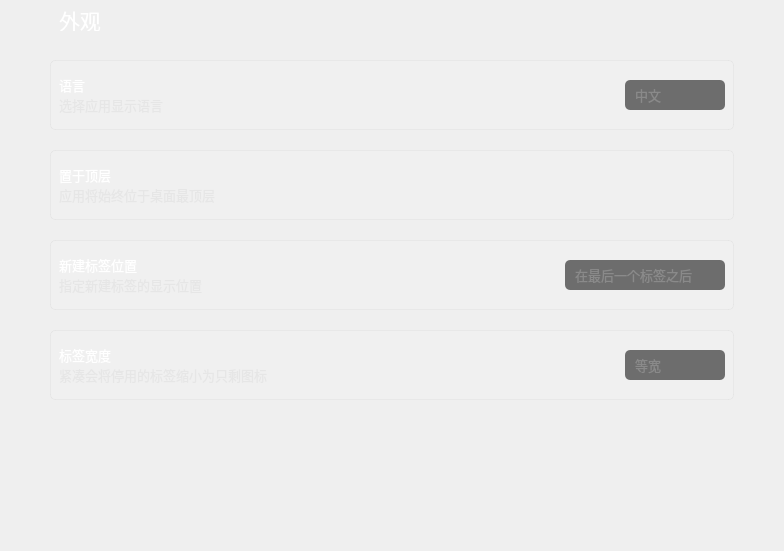
           <widget class="QWidget" name="page_appearance">
            <property name="styleSheet">
             <string notr="true">
QComboBox{
	color:#ffffff;
	border:0px solid #8a8a8a;
	color: rgb(138, 138, 138);
	border-radius:5px;
	background-color: rgb(25, 25, 25, 155);
	padding-left:10px;
	
	font: 10pt &quot;OPPOSans B&quot;;
}


QComboBox:disabled{
	border:0px solid gray;
	color:gray;
}

QComboBox::drop-down{
	background:transparent;
}
QComboBox::down-arrow{
	image: url(:/lib/tree_open.png);
    width:20px;
	height:20px;
	margin-right: 10px;
}


QComboBox::down-arrow:enabled{
	color:#52DCFE;
}


QComboBox QAbstractItemView{
	font: 10pt &quot;OPPOSans B&quot;;
	outline: 0px solid gray;   /* 选定项的虚框 */
	border:1px solid #1e2d36;
	color:#ffffff;
	background-color:#1e2d36;
	selection-background-color:rgb(37, 84, 138);
	border-radius:0px;
	padding-bottom:2px;
	padding-top:2px;
}

QComboBox QAbstractItemView::item
{
	height:30px;
	font: 10pt &quot;OPPOSans B&quot;;
	border-radius:5px;
}

QComboBox QAbstractItemView::item:hover {
    color:rgb(255,255,255);
	background-color: rgb(37, 84, 138);
}
 
/* 下拉后，整个下拉窗体被选择的每项的样式 */
QComboBox QAbstractItemView::item:selected {
    color:rgb(255,255,255);
	background-color: rgb(37, 84, 138);
}
</string>
            </property>
            <layout class="QVBoxLayout" name="verticalLayout_17">
             <property name="spacing">
              <number>20</number>
             </property>
             <property name="leftMargin">
              <number>50</number>
             </property>
             <property name="topMargin">
              <number>0</number>
             </property>
             <property name="rightMargin">
              <number>50</number>
             </property>
             <property name="bottomMargin">
              <number>10</number>
             </property>
             <item>
              <widget class="QWidget" name="horizontalWidget_6" native="true">
               <property name="minimumSize">
                <size>
                 <width>0</width>
                 <height>40</height>
                </size>
               </property>
               <property name="maximumSize">
                <size>
                 <width>16777215</width>
                 <height>40</height>
                </size>
               </property>
               <layout class="QHBoxLayout" name="horizontalLayout_7">
                <property name="leftMargin">
                 <number>9</number>
                </property>
                <property name="topMargin">
                 <number>9</number>
                </property>
                <property name="bottomMargin">
                 <number>9</number>
                </property>
                <item>
                 <widget class="QLabel" name="label_appearance">
                  <property name="font">
                   <font>
                    <family>OPPOSans B</family>
                    <pointsize>16</pointsize>
                    <stylestrategy>PreferAntialias</stylestrategy>
                   </font>
                  </property>
                  <property name="styleSheet">
                   <string notr="true">color: rgb(255, 255, 255);</string>
                  </property>
                  <property name="text">
                   <string>外观</string>
                  </property>
                 </widget>
                </item>
               </layout>
              </widget>
             </item>
             <item>
              <widget class="QWidget" name="verticalWidget_5" native="true">
               <property name="minimumSize">
                <size>
                 <width>0</width>
                 <height>70</height>
                </size>
               </property>
               <property name="maximumSize">
                <size>
                 <width>16777215</width>
                 <height>70</height>
                </size>
               </property>
               <property name="styleSheet">
                <string notr="true">#verticalWidget_5{
	border: 1px solid rgba(197, 197, 197,50);
	
	background-color: rgba(255, 255, 255, 20);
	border-radius: 5px;
}</string>
               </property>
               <layout class="QHBoxLayout" name="horizontalLayout_13">
                <item>
                 <widget class="QWidget" name="horizontalWidget_12" native="true">
                  <property name="minimumSize">
                   <size>
                    <width>0</width>
                    <height>40</height>
                   </size>
                  </property>
                  <property name="maximumSize">
                   <size>
                    <width>16777215</width>
                    <height>40</height>
                   </size>
                  </property>
                  <layout class="QVBoxLayout" name="verticalLayout_12">
                   <property name="spacing">
                    <number>0</number>
                   </property>
                   <property name="leftMargin">
                    <number>0</number>
                   </property>
                   <property name="topMargin">
                    <number>0</number>
                   </property>
                   <property name="rightMargin">
                    <number>0</number>
                   </property>
                   <property name="bottomMargin">
                    <number>0</number>
                   </property>
                   <item>
                    <widget class="QLabel" name="label_language">
                     <property name="font">
                      <font>
                       <family>OPPOSans B</family>
                       <pointsize>10</pointsize>
                       <stylestrategy>PreferAntialias</stylestrategy>
                      </font>
                     </property>
                     <property name="styleSheet">
                      <string notr="true">color: rgb(255, 255, 255);</string>
                     </property>
                     <property name="text">
                      <string>语言</string>
                     </property>
                    </widget>
                   </item>
                   <item>
                    <widget class="QLabel" name="label_language_tip">
                     <property name="minimumSize">
                      <size>
                       <width>0</width>
                       <height>20</height>
                      </size>
                     </property>
                     <property name="maximumSize">
                      <size>
                       <width>16777215</width>
                       <height>20</height>
                      </size>
                     </property>
                     <property name="font">
                      <font>
                       <family>OPPOSans B</family>
                       <pointsize>10</pointsize>
                       <stylestrategy>PreferAntialias</stylestrategy>
                      </font>
                     </property>
                     <property name="styleSheet">
                      <string notr="true">color: rgba(223, 223, 223, 150);</string>
                     </property>
                     <property name="text">
                      <string>选择应用显示语言</string>
                     </property>
                    </widget>
                   </item>
                  </layout>
                 </widget>
                </item>
                <item>
                 <spacer name="horizontalSpacer_26">
                  <property name="orientation">
                   <enum>Qt::Horizontal</enum>
                  </property>
                  <property name="sizeHint" stdset="0">
                   <size>
                    <width>352</width>
                    <height>20</height>
                   </size>
                  </property>
                 </spacer>
                </item>
                <item>
                 <widget class="QComboBox" name="comboBox_language">
                  <property name="minimumSize">
                   <size>
                    <width>100</width>
                    <height>25</height>
                   </size>
                  </property>
                  <property name="maximumSize">
                   <size>
                    <width>100</width>
                    <height>30</height>
                   </size>
                  </property>
                  <property name="font">
                   <font>
                    <family>OPPOSans B</family>
                    <pointsize>10</pointsize>
                    <weight>50</weight>
                    <italic>false</italic>
                    <bold>false</bold>
                    <stylestrategy>PreferAntialias</stylestrategy>
                   </font>
                  </property>
                  <property name="styleSheet">
                   <string notr="true"/>
                  </property>
                  <property name="iconSize">
                   <size>
                    <width>20</width>
                    <height>20</height>
                   </size>
                  </property>
                  <item>
                   <property name="text">
                    <string>中文</string>
                   </property>
                  </item>
                  <item>
                   <property name="text">
                    <string>English</string>
                   </property>
                  </item>
                 </widget>
                </item>
               </layout>
              </widget>
             </item>
             <item>
              <widget class="QWidget" name="verticalWidget_6" native="true">
               <property name="minimumSize">
                <size>
                 <width>0</width>
                 <height>70</height>
                </size>
               </property>
               <property name="maximumSize">
                <size>
                 <width>16777215</width>
                 <height>70</height>
                </size>
               </property>
               <property name="styleSheet">
                <string notr="true">#verticalWidget_6{
	border: 1px solid rgba(197, 197, 197,50);
	
	background-color: rgba(255, 255, 255, 20);
	border-radius: 5px;
}</string>
               </property>
               <layout class="QHBoxLayout" name="horizontalLayout_14">
                <item>
                 <widget class="QWidget" name="horizontalWidget_13" native="true">
                  <property name="minimumSize">
                   <size>
                    <width>0</width>
                    <height>40</height>
                   </size>
                  </property>
                  <property name="maximumSize">
                   <size>
                    <width>16777215</width>
                    <height>40</height>
                   </size>
                  </property>
                  <layout class="QVBoxLayout" name="verticalLayout_13">
                   <property name="spacing">
                    <number>0</number>
                   </property>
                   <property name="leftMargin">
                    <number>0</number>
                   </property>
                   <property name="topMargin">
                    <number>0</number>
                   </property>
                   <property name="rightMargin">
                    <number>0</number>
                   </property>
                   <property name="bottomMargin">
                    <number>0</number>
                   </property>
                   <item>
                    <widget class="QLabel" name="label_topDisplay">
                     <property name="font">
                      <font>
                       <family>OPPOSans B</family>
                       <pointsize>10</pointsize>
                       <stylestrategy>PreferAntialias</stylestrategy>
                      </font>
                     </property>
                     <property name="styleSheet">
                      <string notr="true">color: rgb(255, 255, 255);</string>
                     </property>
                     <property name="text">
                      <string>置于顶层</string>
                     </property>
                    </widget>
                   </item>
                   <item>
                    <widget class="QLabel" name="label_topDisplay_tip">
                     <property name="minimumSize">
                      <size>
                       <width>0</width>
                       <height>20</height>
                      </size>
                     </property>
                     <property name="maximumSize">
                      <size>
                       <width>16777215</width>
                       <height>20</height>
                      </size>
                     </property>
                     <property name="font">
                      <font>
                       <family>OPPOSans B</family>
                       <pointsize>10</pointsize>
                       <stylestrategy>PreferAntialias</stylestrategy>
                      </font>
                     </property>
                     <property name="styleSheet">
                      <string notr="true">color: rgba(223, 223, 223, 150);</string>
                     </property>
                     <property name="text">
                      <string>应用将始终位于桌面最顶层</string>
                     </property>
                    </widget>
                   </item>
                  </layout>
                 </widget>
                </item>
                <item>
                 <spacer name="horizontalSpacer_27">
                  <property name="orientation">
                   <enum>Qt::Horizontal</enum>
                  </property>
                  <property name="sizeHint" stdset="0">
                   <size>
                    <width>385</width>
                    <height>20</height>
                   </size>
                  </property>
                 </spacer>
                </item>
                <item>
                 <layout class="QVBoxLayout" name="verticalLayout_topDisplay"/>
                </item>
               </layout>
              </widget>
             </item>
             <item>
              <widget class="QWidget" name="verticalWidget_7" native="true">
               <property name="minimumSize">
                <size>
                 <width>0</width>
                 <height>70</height>
                </size>
               </property>
               <property name="maximumSize">
                <size>
                 <width>16777215</width>
                 <height>70</height>
                </size>
               </property>
               <property name="styleSheet">
                <string notr="true">#verticalWidget_7{
	border: 1px solid rgba(197, 197, 197,50);
	
	background-color: rgba(255, 255, 255, 20);
	border-radius: 5px;
}</string>
               </property>
               <layout class="QHBoxLayout" name="horizontalLayout_15">
                <item>
                 <widget class="QWidget" name="horizontalWidget_14" native="true">
                  <property name="minimumSize">
                   <size>
                    <width>0</width>
                    <height>40</height>
                   </size>
                  </property>
                  <property name="maximumSize">
                   <size>
                    <width>16777215</width>
                    <height>40</height>
                   </size>
                  </property>
                  <layout class="QVBoxLayout" name="verticalLayout_15">
                   <property name="spacing">
                    <number>0</number>
                   </property>
                   <property name="leftMargin">
                    <number>0</number>
                   </property>
                   <property name="topMargin">
                    <number>0</number>
                   </property>
                   <property name="rightMargin">
                    <number>0</number>
                   </property>
                   <property name="bottomMargin">
                    <number>0</number>
                   </property>
                   <item>
                    <widget class="QLabel" name="label_newLabelLocation">
                     <property name="font">
                      <font>
                       <family>OPPOSans B</family>
                       <pointsize>10</pointsize>
                       <stylestrategy>PreferAntialias</stylestrategy>
                      </font>
                     </property>
                     <property name="styleSheet">
                      <string notr="true">color: rgb(255, 255, 255);</string>
                     </property>
                     <property name="text">
                      <string>新建标签位置</string>
                     </property>
                    </widget>
                   </item>
                   <item>
                    <widget class="QLabel" name="label_newLabelLocation_tip">
                     <property name="minimumSize">
                      <size>
                       <width>0</width>
                       <height>20</height>
                      </size>
                     </property>
                     <property name="maximumSize">
                      <size>
                       <width>16777215</width>
                       <height>20</height>
                      </size>
                     </property>
                     <property name="font">
                      <font>
                       <family>OPPOSans B</family>
                       <pointsize>10</pointsize>
                       <stylestrategy>PreferAntialias</stylestrategy>
                      </font>
                     </property>
                     <property name="styleSheet">
                      <string notr="true">color: rgba(223, 223, 223, 150);</string>
                     </property>
                     <property name="text">
                      <string>指定新建标签的显示位置</string>
                     </property>
                    </widget>
                   </item>
                  </layout>
                 </widget>
                </item>
                <item>
                 <spacer name="horizontalSpacer_28">
                  <property name="orientation">
                   <enum>Qt::Horizontal</enum>
                  </property>
                  <property name="sizeHint" stdset="0">
                   <size>
                    <width>352</width>
                    <height>20</height>
                   </size>
                  </property>
                 </spacer>
                </item>
                <item>
                 <widget class="QComboBox" name="comboBox_newLabelLocation">
                  <property name="minimumSize">
                   <size>
                    <width>160</width>
                    <height>25</height>
                   </size>
                  </property>
                  <property name="maximumSize">
                   <size>
                    <width>160</width>
                    <height>30</height>
                   </size>
                  </property>
                  <property name="font">
                   <font>
                    <family>OPPOSans B</family>
                    <pointsize>10</pointsize>
                    <weight>50</weight>
                    <italic>false</italic>
                    <bold>false</bold>
                    <stylestrategy>PreferAntialias</stylestrategy>
                   </font>
                  </property>
                  <property name="styleSheet">
                   <string notr="true"/>
                  </property>
                  <property name="iconSize">
                   <size>
                    <width>20</width>
                    <height>20</height>
                   </size>
                  </property>
                  <item>
                   <property name="text">
                    <string>在最后一个标签之后</string>
                   </property>
                  </item>
                  <item>
                   <property name="text">
                    <string>在当前标签之后</string>
                   </property>
                  </item>
                 </widget>
                </item>
               </layout>
              </widget>
             </item>
             <item>
              <widget class="QWidget" name="verticalWidget_8" native="true">
               <property name="minimumSize">
                <size>
                 <width>0</width>
                 <height>70</height>
                </size>
               </property>
               <property name="maximumSize">
                <size>
                 <width>16777215</width>
                 <height>70</height>
                </size>
               </property>
               <property name="styleSheet">
                <string notr="true">#verticalWidget_8{
	border: 1px solid rgba(197, 197, 197,50);
	
	background-color: rgba(255, 255, 255, 20);
	border-radius: 5px;
}</string>
               </property>
               <layout class="QHBoxLayout" name="horizontalLayout_16">
                <item>
                 <widget class="QWidget" name="horizontalWidget_15" native="true">
                  <property name="minimumSize">
                   <size>
                    <width>0</width>
                    <height>40</height>
                   </size>
                  </property>
                  <property name="maximumSize">
                   <size>
                    <width>16777215</width>
                    <height>40</height>
                   </size>
                  </property>
                  <layout class="QVBoxLayout" name="verticalLayout_16">
                   <property name="spacing">
                    <number>0</number>
                   </property>
                   <property name="leftMargin">
                    <number>0</number>
                   </property>
                   <property name="topMargin">
                    <number>0</number>
                   </property>
                   <property name="rightMargin">
                    <number>0</number>
                   </property>
                   <property name="bottomMargin">
                    <number>0</number>
                   </property>
                   <item>
                    <widget class="QLabel" name="label_labelWidth">
                     <property name="font">
                      <font>
                       <family>OPPOSans B</family>
                       <pointsize>10</pointsize>
                       <stylestrategy>PreferAntialias</stylestrategy>
                      </font>
                     </property>
                     <property name="styleSheet">
                      <string notr="true">color: rgb(255, 255, 255);</string>
                     </property>
                     <property name="text">
                      <string>标签宽度</string>
                     </property>
                    </widget>
                   </item>
                   <item>
                    <widget class="QLabel" name="label_labelWidth_tip">
                     <property name="minimumSize">
                      <size>
                       <width>0</width>
                       <height>20</height>
                      </size>
                     </property>
                     <property name="maximumSize">
                      <size>
                       <width>16777215</width>
                       <height>20</height>
                      </size>
                     </property>
                     <property name="font">
                      <font>
                       <family>OPPOSans B</family>
                       <pointsize>10</pointsize>
                       <stylestrategy>PreferAntialias</stylestrategy>
                      </font>
                     </property>
                     <property name="styleSheet">
                      <string notr="true">color: rgba(223, 223, 223, 150);</string>
                     </property>
                     <property name="text">
                      <string>紧凑会将停用的标签缩小为只剩图标</string>
                     </property>
                    </widget>
                   </item>
                  </layout>
                 </widget>
                </item>
                <item>
                 <spacer name="horizontalSpacer_29">
                  <property name="orientation">
                   <enum>Qt::Horizontal</enum>
                  </property>
                  <property name="sizeHint" stdset="0">
                   <size>
                    <width>352</width>
                    <height>20</height>
                   </size>
                  </property>
                 </spacer>
                </item>
                <item>
                 <widget class="QComboBox" name="comboBox_labelWidth">
                  <property name="minimumSize">
                   <size>
                    <width>100</width>
                    <height>25</height>
                   </size>
                  </property>
                  <property name="maximumSize">
                   <size>
                    <width>100</width>
                    <height>30</height>
                   </size>
                  </property>
                  <property name="font">
                   <font>
                    <family>OPPOSans B</family>
                    <pointsize>10</pointsize>
                    <weight>50</weight>
                    <italic>false</italic>
                    <bold>false</bold>
                    <stylestrategy>PreferAntialias</stylestrategy>
                   </font>
                  </property>
                  <property name="styleSheet">
                   <string notr="true"/>
                  </property>
                  <property name="iconSize">
                   <size>
                    <width>20</width>
                    <height>20</height>
                   </size>
                  </property>
                  <item>
                   <property name="text">
                    <string>等宽</string>
                   </property>
                  </item>
                  <item>
                   <property name="text">
                    <string>标题长度</string>
                   </property>
                  </item>
                  <item>
                   <property name="text">
                    <string>紧凑</string>
                   </property>
                  </item>
                 </widget>
                </item>
               </layout>
              </widget>
             </item>
             <item>
              <spacer name="verticalSpacer_4">
               <property name="orientation">
                <enum>Qt::Vertical</enum>
               </property>
               <property name="sizeHint" stdset="0">
                <size>
                 <width>20</width>
                 <height>141</height>
                </size>
               </property>
              </spacer>
             </item>
            </layout>
           </widget>
